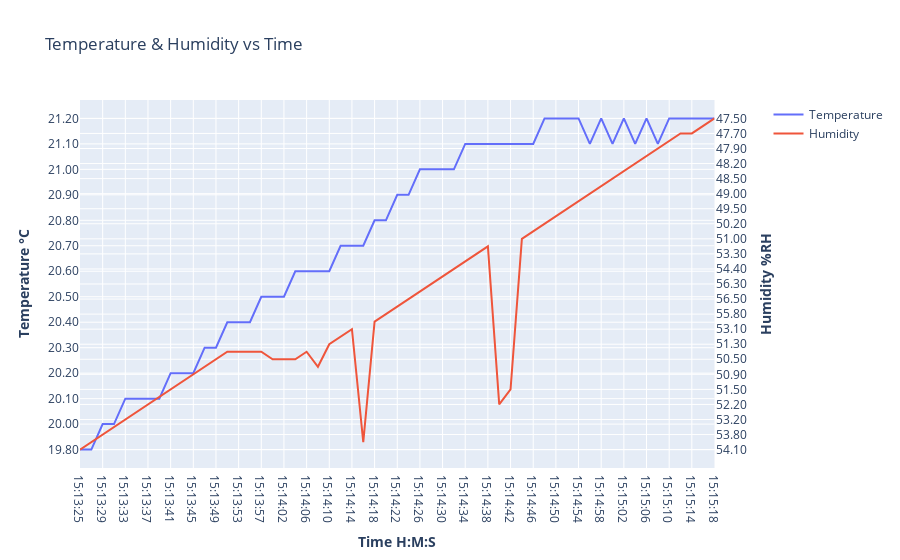

The notebook cell saved with this chart:
### Code cell
# Add figure title
fig.update_layout(
    title_text="Temperature & Humidity vs Time"
)

# Set x-axis title
fig.update_xaxes(title_text="<b>Time H:M:S</b>")

# Set y-axes titles
fig.update_yaxes(title_text="<b>Temperature °C</b>", secondary_y=False)
fig.update_yaxes(title_text="<b>Humidity %RH</b>", secondary_y=True)

### Figure 1 — Plotly figure (JSON) as saved in the notebook; plotly's stock layout.template omitted (floating-point values rounded to 4 significant figures)
{"data": [{"name": "Temperature", "type": "scatter", "x": ["15:13:25", "15:13:27", "15:13:29", "15:13:31", "15:13:33", "15:13:35", "15:13:37", "15:13:39", "15:13:41", "15:13:43", "15:13:45", "15:13:47", "15:13:49", "15:13:51", "15:13:53", "15:13:55", "15:13:57", "15:13:59", "15:14:02", "15:14:03", "15:14:06", "15:14:08", "15:14:10", "15:14:12", "15:14:14", "15:14:16", "15:14:18", "15:14:20", "15:14:22", "15:14:24", "15:14:26", "15:14:28", "15:14:30", "15:14:32", "15:14:34", "15:14:36", "15:14:38", "15:14:40", "15:14:42", "15:14:44", "15:14:46", "15:14:48", "15:14:50", "15:14:52", "15:14:54", "15:14:56", "15:14:58", "15:15:00", "15:15:02", "15:15:04", "15:15:06", "15:15:08", "15:15:10", "15:15:12", "15:15:14", "15:15:16", "15:15:18"], "xaxis": "x", "y": ["19.80", "19.80", "20.00", "20.00", "20.10", "20.10", "20.10", "20.10", "20.20", "20.20", "20.20", "20.30", "20.30", "20.40", "20.40", "20.40", "20.50", "20.50", "20.50", "20.60", "20.60", "20.60", "20.60", "20.70", "20.70", "20.70", "20.80", "20.80", "20.90", "20.90", "21.00", "21.00", "21.00", "21.00", "21.10", "21.10", "21.10", "21.10", "21.10", "21.10", "21.10", "21.20", "21.20", "21.20", "21.20", "21.10", "21.20", "21.10", "21.20", "21.10", "21.20", "21.10", "21.20", "21.20", "21.20", "21.20", "21.20"], "yaxis": "y"}, {"name": "Humidity", "type": "scatter", "x": ["15:13:25", "15:13:27", "15:13:29", "15:13:31", "15:13:33", "15:13:35", "15:13:37", "15:13:39", "15:13:41", "15:13:43", "15:13:45", "15:13:47", "15:13:49", "15:13:51", "15:13:53", "15:13:55", "15:13:57", "15:13:59", "15:14:02", "15:14:03", "15:14:06", "15:14:08", "15:14:10", "15:14:12", "15:14:14", "15:14:16", "15:14:18", "15:14:20", "15:14:22", "15:14:24", "15:14:26", "15:14:28", "15:14:30", "15:14:32", "15:14:34", "15:14:36", "15:14:38", "15:14:40", "15:14:42", "15:14:44", "15:14:46", "15:14:48", "15:14:50", "15:14:52", "15:14:54", "15:14:56", "15:14:58", "15:15:00", "15:15:02", "15:15:04", "15:15:06", "15:15:08", "15:15:10", "15:15:12", "15:15:14", "15:15:16", "15:15:18"], "xaxis": "x", "y": ["54.10", "54.00", "53.80", "53.50", "53.20", "52.70", "52.20", "51.90", "51.50", "51.20", "50.90", "50.70", "50.50", "50.40", "50.40", "50.40", "50.40", "50.50", "50.50", "50.50", "50.40", "50.70", "51.30", "52.30", "53.10", "54.00", "54.90", "55.80", "56.40", "56.50", "56.60", "56.30", "55.20", "54.40", "53.70", "53.30", "52.60", "52.20", "51.50", "51.00", "50.60", "50.20", "49.80", "49.50", "49.20", "49.00", "48.70", "48.50", "48.30", "48.20", "48.00", "47.90", "47.80", "47.70", "47.70", "47.60", "47.50"], "yaxis": "y2"}], "layout": {"title": {"text": "Temperature & Humidity vs Time"}, "xaxis": {"anchor": "y", "domain": [0, 0.94], "title": {"text": "<b>Time H:M:S</b>"}}, "yaxis": {"anchor": "x", "domain": [0, 1], "title": {"text": "<b>Temperature °C</b>"}}, "yaxis2": {"anchor": "x", "overlaying": "y", "side": "right", "title": {"text": "<b>Humidity %RH</b>"}}}}
